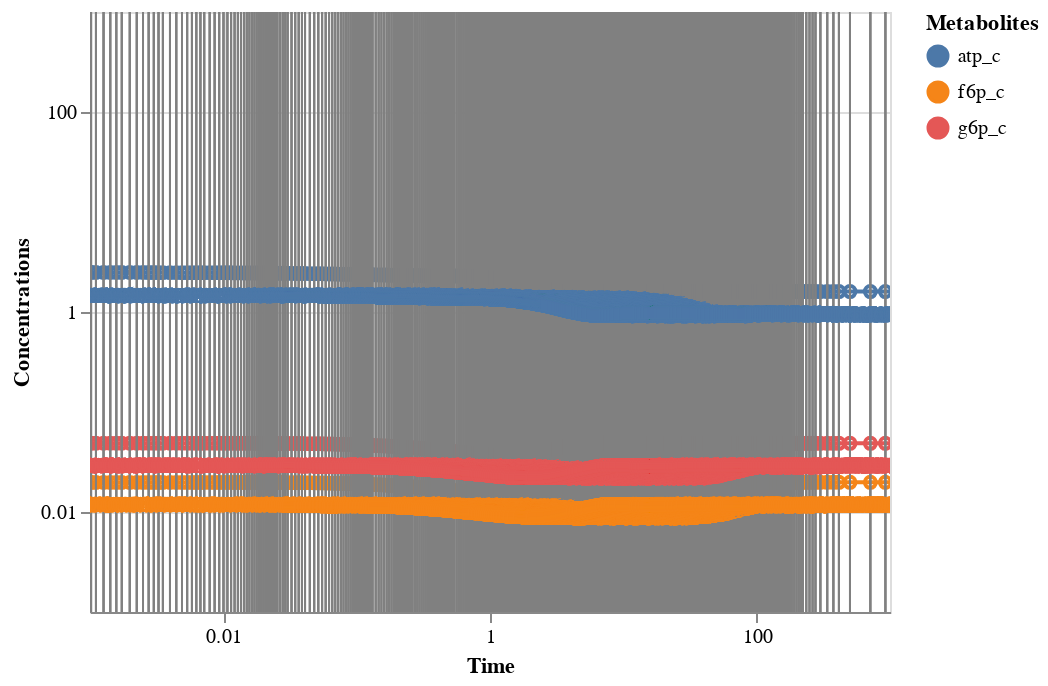

The code cell stored with this chart in its notebook:
### Code cell
plot_conc_sol(conc_sol, interactive=True,observable=["atp_c","g6p_c","f6p_c"])

### Figure 1 — Vega-Lite specification as saved in the notebook (floating-point values rounded to 4 significant figures; data arrays with more than 128 entries replaced by an {"elided": "..."} marker saying what was removed)
{"config": {"view": {"continuousWidth": 400, "continuousHeight": 300}}, "layer": [{"mark": "line", "encoding": {"color": {"type": "nominal", "field": "Metabolites"}, "x": {"type": "quantitative", "axis": {"tickCount": 3}, "field": "Time", "scale": {"domain": [0.001, 1000.0], "type": "log"}}, "y": {"type": "quantitative", "axis": {"tickCount": 3}, "field": "Concentrations", "scale": {"domain": [0.001, 1000.0], "type": "log"}}}}, {"mark": "point", "encoding": {"opacity": {"value": 0}, "x": {"type": "quantitative", "field": "Time"}}, "selection": {"selector008": {"type": "multi", "nearest": true, "on": "mouseover", "fields": ["Time"]}}}, {"mark": "point", "encoding": {"color": {"type": "nominal", "field": "Metabolites"}, "opacity": {"condition": {"value": 1, "selection": "selector008"}, "value": 0}, "x": {"type": "quantitative", "axis": {"tickCount": 3}, "field": "Time", "scale": {"domain": [0.001, 1000.0], "type": "log"}}, "y": {"type": "quantitative", "axis": {"tickCount": 3}, "field": "Concentrations", "scale": {"domain": [0.001, 1000.0], "type": "log"}}}, "selection": {"selector010": {"type": "interval", "bind": "scales", "encodings": ["x", "y"]}}}, {"mark": {"type": "rule", "color": "gray"}, "encoding": {"x": {"type": "quantitative", "field": "Time"}}, "transform": [{"filter": {"selection": "selector008"}}]}, {"mark": {"type": "text", "align": "left", "dx": 8, "dy": 12}, "encoding": {"color": {"type": "nominal", "field": "Metabolites"}, "text": {"condition": {"type": "quantitative", "field": "Concentrations", "selection": "selector008"}, "value": " "}, "x": {"type": "quantitative", "axis": {"tickCount": 3}, "field": "Time", "scale": {"domain": [0.001, 1000.0], "type": "log"}}, "y": {"type": "quantitative", "axis": {"tickCount": 3}, "field": "Concentrations", "scale": {"domain": [0.001, 1000.0], "type": "log"}}}}], "data": {"name": "data-438575ea84c88e9b671c06fdedd333bd"}, "$schema": "https://vega.github.io/schema/vega-lite/v4.8.1.json", "datasets": {"data-438575ea84c88e9b671c06fdedd333bd": {"elided": "2025 records"}}}
